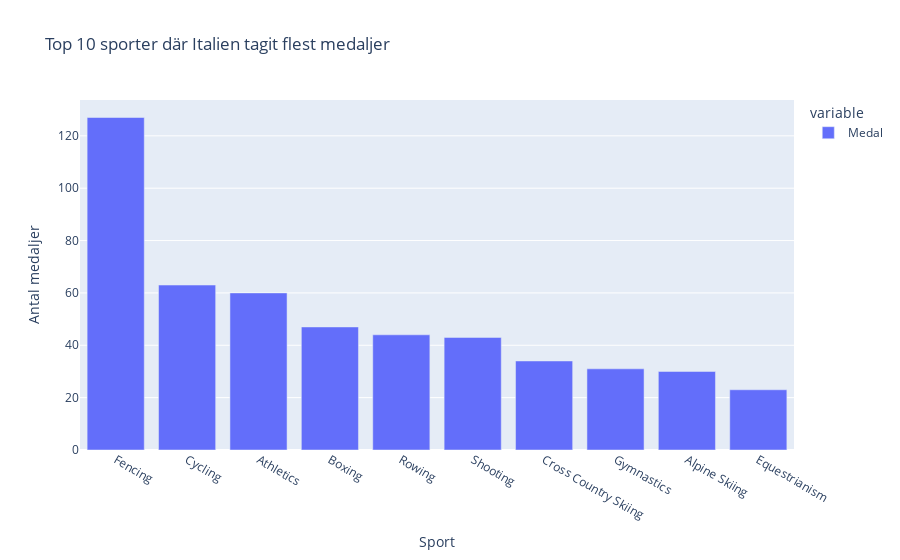

The notebook cell saved with this chart:
### Code cell
# Top 10 sporter där Italien tagit flest medaljer

# En meddalj per lag, för att få korrekt OS statistik 
ita_medals_unique = (
    italydf_anon[italydf_anon["Medal"] != "None"]
    .drop_duplicates(subset=["Games", "Event", "Medal"])
)

medals_by_sport = (
    ita_medals_unique
    .groupby("Sport")["Medal"]
    .count()
    .sort_values(ascending=False)
)

fig_medal_sport = px.bar(
    medals_by_sport.head(10),
    title="Top 10 sporter där Italien tagit flest medaljer",
    labels={"index": "Sport", "value": "Antal medaljer"}
)
fig_medal_sport.show()

### Figure 1 — Plotly figure (JSON) as saved in the notebook; plotly's stock layout.template omitted (floating-point values rounded to 4 significant figures)
{"data": [{"hovertemplate": "variable=Medal<br>Sport=%{x}<br>Antal medaljer=%{y}<extra></extra>", "legendgroup": "Medal", "marker": {"color": "#636efa", "pattern": {"shape": ""}}, "name": "Medal", "orientation": "v", "showlegend": true, "textposition": "auto", "type": "bar", "x": ["Fencing", "Cycling", "Athletics", "Boxing", "Rowing", "Shooting", "Cross Country Skiing", "Gymnastics", "Alpine Skiing", "Equestrianism"], "xaxis": "x", "y": [127, 63, 60, 47, 44, 43, 34, 31, 30, 23], "yaxis": "y"}], "layout": {"barmode": "relative", "legend": {"title": {"text": "variable"}, "tracegroupgap": 0}, "title": {"text": "Top 10 sporter där Italien tagit flest medaljer"}, "xaxis": {"anchor": "y", "domain": [0, 1], "title": {"text": "Sport"}}, "yaxis": {"anchor": "x", "domain": [0, 1], "title": {"text": "Antal medaljer"}}}}
